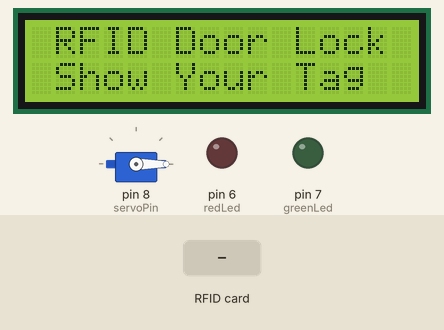
Simulated run of this sketch. Board: Arduino Uno, built with avr-gcc and run on an emulated ATmega328P. Shown: servo, 16×2 character LCD, output pins drawn as LEDs (lit = HIGH). The inputs (shaded band) are chosen by the test bench. Pins used as bus, display or sensor lines are not drawn.

Above: at 1.3 s.
1.4 s: RFID card 03 ED EE 1B held to the reader
At 2.1 s:
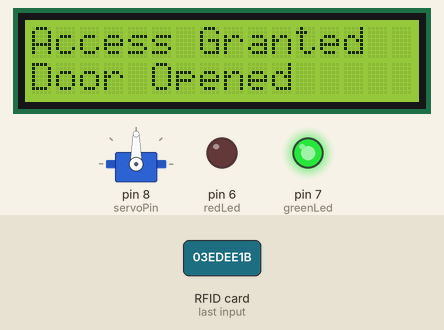
2.9 s: RFID card 5E 7A 19 C4 held to the reader
At 5.6 s:
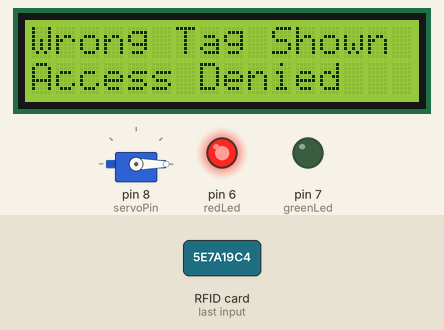
Timing chart, 0 to 9.0 s (numbered marks = the images above; inputs shaded):
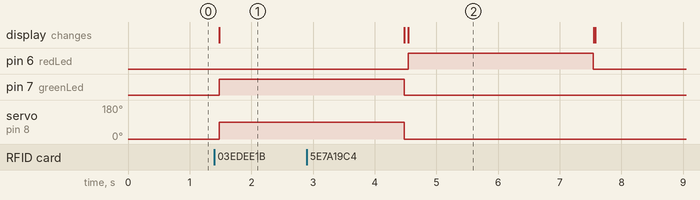

Measured:
- after the input at 1.4 s, pin 7 (greenLed): LOW → HIGH after 0.08 s; servo on pin 8 (servoPin): 0° → 90° after 0.08 s; the display: changes after 0.08 s (image 1)
- after the input at 2.9 s, pin 6 (redLed): LOW → HIGH after 1.6 s, → LOW 3.0 s later

The sketch:

sketch_dec06a.ino
```cpp
#include <LiquidCrystal_I2C.h>
#include <SPI.h>
#include <MFRC522.h>
#include <Servo.h>


LiquidCrystal_I2C lcd(0x3F, 16, 2);
MFRC522 mfrc522(10, 9); // MFRC522 mfrc522(SS_PIN, RST_PIN)
Servo sg90;

// Initialize Pins for led's, servo and buzzer
// Blue LED is connected to 5V
constexpr uint8_t greenLed = 7;
constexpr uint8_t redLed = 6;
constexpr uint8_t servoPin = 8;


String tagUID = "03 ED EE 1B";  // String to store UID of tag. Change it with your tag's UID

void setup() {
  // Arduino Pin configuration

  pinMode(redLed, OUTPUT);
  pinMode(greenLed, OUTPUT);

  sg90.attach(servoPin);  //Declare pin 9 for servo
  sg90.write(0); // Set initial position at 90 degrees

  lcd.init();   // LCD screen
  lcd.backlight();
  SPI.begin();      // Init SPI bus
  mfrc522.PCD_Init();   // Init MFRC522

  lcd.clear();
}

void loop() {
  lcd.setCursor(0, 0);
  lcd.print(" RFID Door Lock");
  lcd.setCursor(0, 1);
  lcd.print(" Show Your Tag ");

  // Look for new cards
  if ( ! mfrc522.PICC_IsNewCardPresent()) {
    return;
  }

  // Select one of the cards
  if ( ! mfrc522.PICC_ReadCardSerial()) {
    return;
  }

  //Reading from the card
  String tag = "";
  for (byte i = 0; i < mfrc522.uid.size; i++)
  {
    tag.concat(String(mfrc522.uid.uidByte[i] < 0x10 ? " 0" : " "));
    tag.concat(String(mfrc522.uid.uidByte[i], HEX));
  }
  tag.toUpperCase();

  //Checking the card
  if (tag.substring(1) == tagUID) //change here the UID of the card/cards that you want to give access
  {
    // If UID of tag is matched.
    lcd.clear();
    lcd.setCursor(0, 0);
    lcd.print("Access Granted");
    lcd.setCursor(0, 1);
    lcd.print("Door Opened");
    sg90.write(90);
    digitalWrite(greenLed, HIGH);
    delay(3000);
    digitalWrite(greenLed, LOW);
    sg90.write(0);
    lcd.clear();
  }

  else
  {
    // If UID of tag is not matched.
    lcd.clear();
    lcd.setCursor(0, 0);
    lcd.print("Wrong Tag Shown");
    lcd.setCursor(0, 1);
    lcd.print("Access Denied");

    digitalWrite(redLed, HIGH);
    delay(3000);

    digitalWrite(redLed, LOW);
    lcd.clear();
  }
}
```
